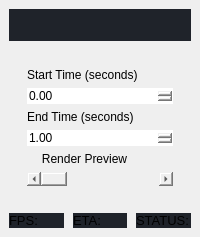
               <widget class="QWidget" name="processInfoContainer" native="true">
                <property name="sizePolicy">
                 <sizepolicy hsizetype="Expanding" vsizetype="Expanding">
                  <horstretch>0</horstretch>
                  <verstretch>0</verstretch>
                 </sizepolicy>
                </property>
                <property name="styleSheet">
                 <string notr="true">#processInfoContainer{
background-color:#1f232a;
border-radius:10px;
}
#infoSubContainer{
background-color:#1f232a

}
#previewSubContainer{
background-color:#1f232a
}
#renderOutput{
background-color:#343b47;
border-radius: 10px;

}
#previewLabel{
background-color:#343b47;
border-radius: 10px;


}</string>
                </property>
                <layout class="QVBoxLayout" name="verticalLayout_5">
                 <property name="spacing">
                  <number>9</number>
                 </property>
                 <property name="leftMargin">
                  <number>9</number>
                 </property>
                 <property name="topMargin">
                  <number>9</number>
                 </property>
                 <property name="rightMargin">
                  <number>9</number>
                 </property>
                 <property name="bottomMargin">
                  <number>9</number>
                 </property>
                 <item>
                  <widget class="QWidget" name="previewSubContainer" native="true">
                   <layout class="QVBoxLayout" name="verticalLayout_8">
                    <property name="spacing">
                     <number>0</number>
                    </property>
                    <property name="leftMargin">
                     <number>0</number>
                    </property>
                    <property name="topMargin">
                     <number>0</number>
                    </property>
                    <property name="rightMargin">
                     <number>0</number>
                    </property>
                    <property name="bottomMargin">
                     <number>0</number>
                    </property>
                    <item>
                     <widget class="QLabel" name="previewLabel">
                      <property name="sizePolicy">
                       <sizepolicy hsizetype="Expanding" vsizetype="Expanding">
                        <horstretch>0</horstretch>
                        <verstretch>0</verstretch>
                       </sizepolicy>
                      </property>
                      <property name="styleSheet">
                       <string notr="true">
QLabel{
	color: #fff;
    background-color:#1f232a;
}
</string>
                      </property>
                      <property name="text">
                       <string/>
                      </property>
                      <property name="scaledContents">
                       <bool>false</bool>
                      </property>
                      <property name="alignment">
                       <set>Qt::AlignmentFlag::AlignCenter</set>
                      </property>
                     </widget>
                    </item>
                    <item>
                     <widget class="QWidget" name="VideoPreview" native="true">
                      <property name="enabled">
                       <bool>true</bool>
                      </property>
                      <property name="sizePolicy">
                       <sizepolicy hsizetype="MinimumExpanding" vsizetype="MinimumExpanding">
                        <horstretch>0</horstretch>
                        <verstretch>0</verstretch>
                       </sizepolicy>
                      </property>
                      <layout class="QHBoxLayout" name="horizontalLayout_26"/>
                     </widget>
                    </item>
                   </layout>
                  </widget>
                 </item>
                 <item>
                  <widget class="QWidget" name="RenderedPreviewControlsContainer" native="true">
                   <property name="enabled">
                    <bool>true</bool>
                   </property>
                   <property name="styleSheet">
                    <string notr="true">QWidget{
border-radius: 10
}

*:disabled{
	color:gray;
}</string>
                   </property>
                   <layout class="QHBoxLayout" name="horizontalLayout_47">
                    <item>
                     <widget class="QWidget" name="widget_30" native="true">
                      <layout class="QVBoxLayout" name="verticalLayout_37">
                       <item>
                        <widget class="QLabel" name="label_9">
                         <property name="text">
                          <string>Start Time (seconds)</string>
                         </property>
                        </widget>
                       </item>
                       <item>
                        <widget class="QDoubleSpinBox" name="startTimeSpinBox"/>
                       </item>
                       <item>
                        <widget class="QLabel" name="label_52">
                         <property name="text">
                          <string>End Time (seconds)</string>
                         </property>
                        </widget>
                       </item>
                       <item>
                        <widget class="QDoubleSpinBox" name="endTimeSpinBox">
                         <property name="minimum">
                          <double>1.000000000000000</double>
                         </property>
                         <property name="value">
                          <double>1.000000000000000</double>
                         </property>
                        </widget>
                       </item>
                       <item>
                        <widget class="QWidget" name="widget_14" native="true">
                         <layout class="QHBoxLayout" name="horizontalLayout_48">
                          <property name="leftMargin">
                           <number>0</number>
                          </property>
                          <property name="topMargin">
                           <number>0</number>
                          </property>
                          <property name="rightMargin">
                           <number>0</number>
                          </property>
                          <property name="bottomMargin">
                           <number>0</number>
                          </property>
                          <item>
                           <widget class="QPushButton" name="renderPreviewBtn">
                            <property name="font">
                             <font>
                              <bold>false</bold>
                             </font>
                            </property>
                            <property name="layoutDirection">
                             <enum>Qt::LayoutDirection::LeftToRight</enum>
                            </property>
                            <property name="text">
                             <string>Render Preview</string>
                            </property>
                           </widget>
                          </item>
                          <item>
                           <widget class="QLabel" name="label_63">
                            <property name="maximumSize">
                             <size>
                              <width>25</width>
                              <height>25</height>
                             </size>
                            </property>
                            <property name="toolTip">
                             <string>&lt;html&gt;&lt;head/&gt;&lt;body&gt;&lt;p&gt;&lt;span style=&quot; font-weight:700;&quot;&gt;Render Preview:&lt;/span&gt;&lt;/p&gt;&lt;p&gt;     - Renders a small portion of the video to show the results (most useful for upscaling)&lt;/p&gt;&lt;/body&gt;&lt;/html&gt;</string>
                            </property>
                            <property name="text">
                             <string/>
                            </property>
                            <property name="pixmap">
                             <pixmap resource="resources.qrc">:/icons/icons/info.svg</pixmap>
                            </property>
                            <property name="scaledContents">
                             <bool>true</bool>
                            </property>
                           </widget>
                          </item>
                         </layout>
                        </widget>
                       </item>
                       <item>
                        <widget class="QScrollBar" name="timeInVideoScrollBar">
                         <property name="orientation">
                          <enum>Qt::Orientation::Horizontal</enum>
                         </property>
                        </widget>
                       </item>
                      </layout>
                     </widget>
                    </item>
                   </layout>
                  </widget>
                 </item>
                 <item>
                  <layout class="QHBoxLayout" name="horizontalLayout_41">
                   <item>
                    <widget class="QLabel" name="FPS">
                     <property name="font">
                      <font>
                       <pointsize>10</pointsize>
                      </font>
                     </property>
                     <property name="styleSheet">
                      <string notr="true">QLabel{
background-color: #1f232a
}</string>
                     </property>
                     <property name="text">
                      <string>FPS:</string>
                     </property>
                    </widget>
                   </item>
                   <item>
                    <widget class="QLabel" name="ETA">
                     <property name="font">
                      <font>
                       <pointsize>10</pointsize>
                      </font>
                     </property>
                     <property name="styleSheet">
                      <string notr="true">QLabel{
background-color: #1f232a
}</string>
                     </property>
                     <property name="text">
                      <string>ETA: </string>
                     </property>
                    </widget>
                   </item>
                   <item>
                    <widget class="QLabel" name="STATUS">
                     <property name="font">
                      <font>
                       <pointsize>10</pointsize>
                      </font>
                     </property>
                     <property name="styleSheet">
                      <string notr="true">QLabel{
background-color: #1f232a
}</string>
                     </property>
                     <property name="text">
                      <string>STATUS:</string>
                     </property>
                    </widget>
                   </item>
                  </layout>
                 </item>
                </layout>
               </widget>
